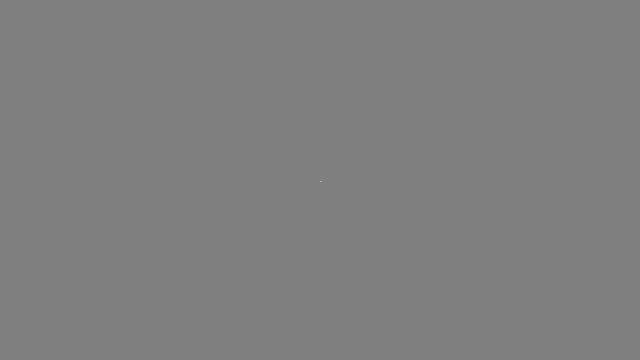
Frame 1 (no input)
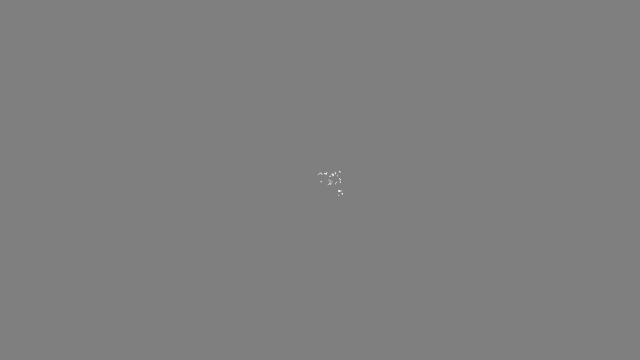
Frame 60 (no input)
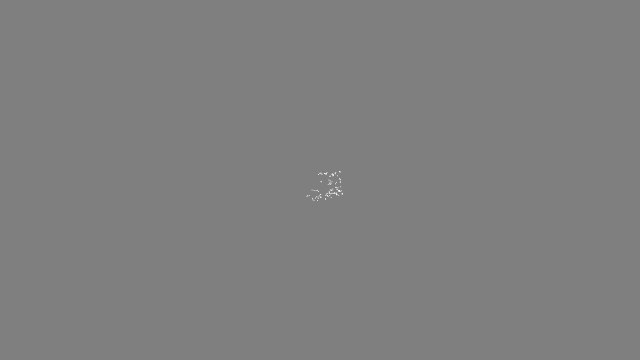
Frame 120 (the mouse pressed at the canvas centre since frame 60)

The p5.js sketch that drew these frames (run headless with seeded random() and noise() and a simulated clock; from frame 60 on, the mouse is pressed at the canvas centre):

// p5.js sketch
// ── sketch.js
var walker;
var stepX;
var stepY;
var stepSize;

function setup () {
  createCanvas(640, 360);
  walker = new Walker();
  background(127);
}

function Walker () {
  this.x = width / 2;
  this.y = height / 2;

  this.render = function () {
    stroke('white');
    point(this.x, this.y)
  };

  this.montecarlo = function () {
    while (true) {
      r1 = random(0, 10);
      let probability = r1;
      let r2 = random(0, 10);

      if (r2 > probability) {
        return r1;
      }
    }
  }

  this.step = function () {

    stepSize = this.montecarlo();

    stepX = random(-stepSize, stepSize);
    stepY = random(-stepSize, stepSize);

    this.x += stepX;
    this.y += stepY;

    this.x = constrain(this.x, 0, width-1);
    this.y = constrain(this.y, 0, height-1);
  };


}

function draw () {
  walker.step();
  walker.render();
}
